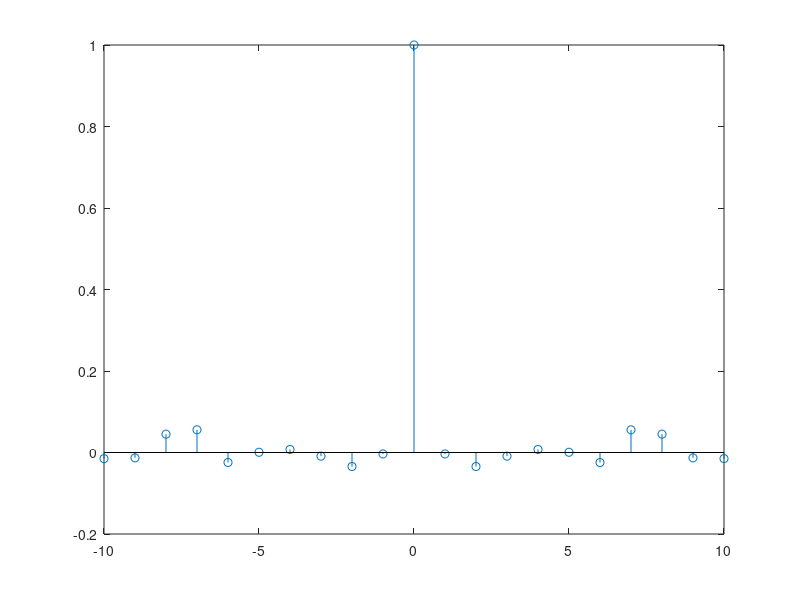
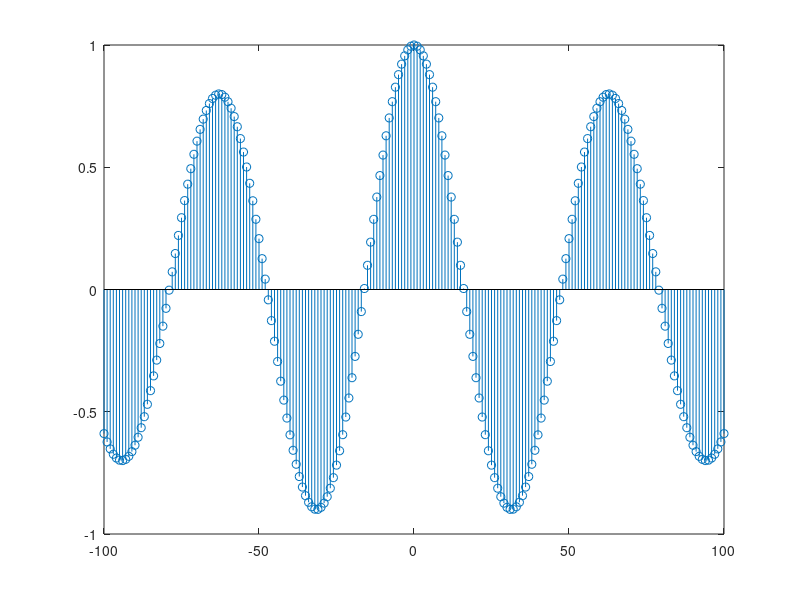
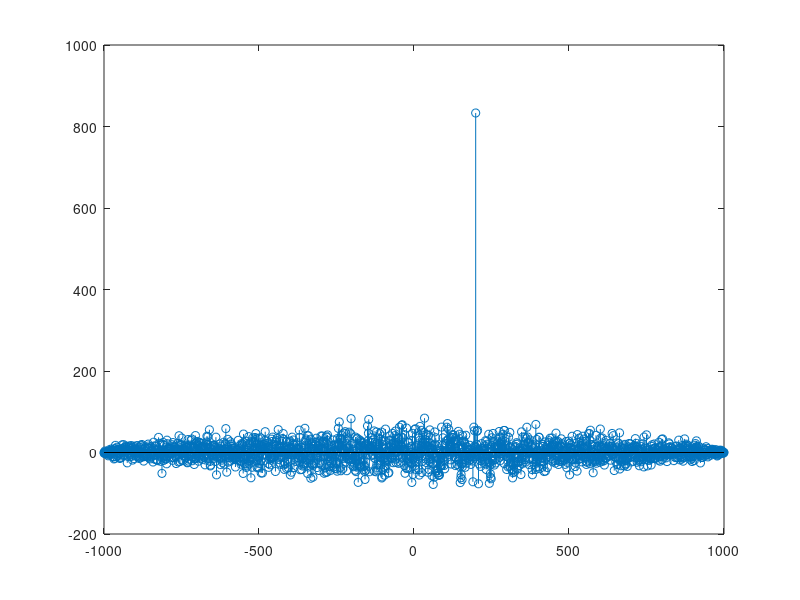

Source code (MATLAB) for these figures, in order:
function [ ] = xcorrEx( )

% An example file of how to use the xcorr function in Matlab.

% First, let's look at some random noise.  By definition, there should be
% no repeating pattern in the data.

ww = randn(1000,1);                   % generate random data
[c_ww,lags] = xcorr(ww,10,'coeff');   % calculate the autocorrelation
stem(lags,c_ww)                       % plot the correlation coeffecients

% notice a huge spike at 0.  Of course, the correlation is perfect with
% itself without any lag.  But as soon as you use a bit of delay, there is
% very little, if any, correlation
figure

% Now let's try a signal with high correlations, a sine wave
ww = sin(0:0.1:10*pi);
[c_ww, lags] = xcorr(ww,100,'coeff');
stem(lags,c_ww);

% Once again, strongly correlated at 0, but now strongly negatively
% correlated at a lag of pi and strongly positively correlated at a lag of
% 2pi, as we'd expect.

figure
% Now let's show how we can see delay.
wwBig = randn(1200,1);
ww1 = wwBig(1:1000);
ww2 = wwBig(200:1200);

[c_ww, lags] = xcorr(ww1,ww2);
stem(lags,c_ww);

% Notice poor correlation as expected for all but a single delay entry.
% This huge spike corresponds to a very high correlationm giving you what
% the delay was.

% Cross and auto correlation are good at helping you to see how closely two
% functions match each other for many possible delays.
end

